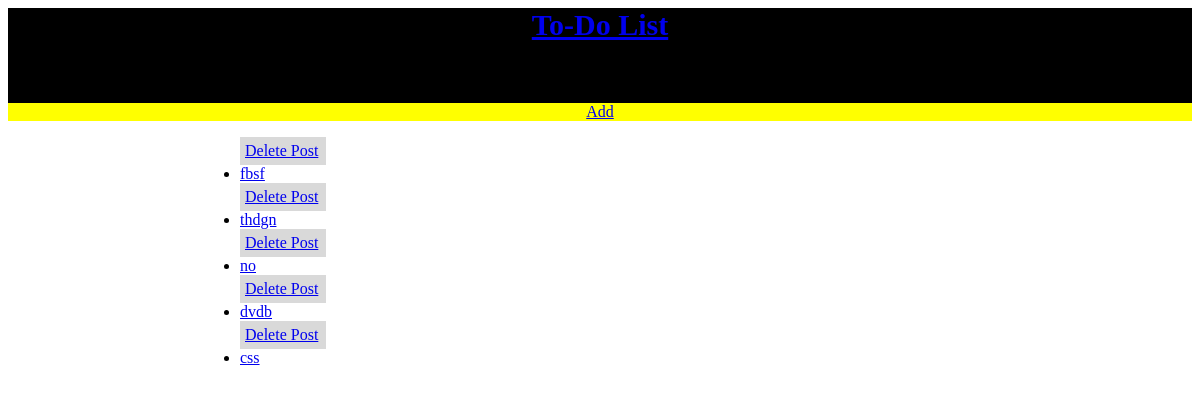
/, run on an earlier commit of the app's database.
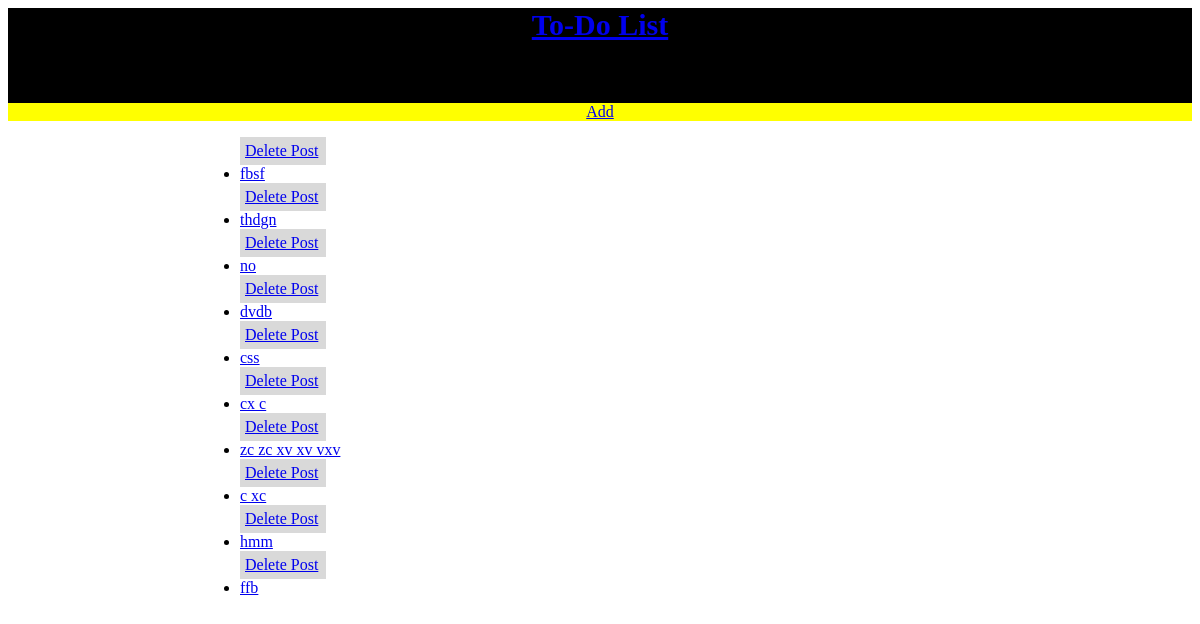
And on a later commit of the database.
### list/models.py (models this page shows, shortened)
class List(models.Model):
    title = models.CharField(max_length=50, default='')

### list/views.py (the view)
# urls.py: path('', HomePageView.as_view(), name='home'),
class HomePageView(ListView):
    model = List
    context_object_name = 'all_posts_list'
    template_name = 'home.html'

### templates/home.html (shortened to what this page needs)
{% extends 'base.html' %}
{% block content %}
   <div class="navigation">
     <nav>
        <a href="{% url 'post_new' %}">Add</a>
     </nav>
   </div>
 <div class="content">
    <ul>
       {% for list in all_posts_list %}
    <div class="delete">
       <a href="{% url 'delete' list.id %}">Delete Post</a><br>
    </div>
     <li><a href="{% url 'post_detail' list.id %}">{{ list.title }}</a></li>
       {% endfor %}
       {% endblock content %}

### templates/base.html
{% load static %}
<link href="{% static 'css/base.css' %}" rel="stylesheet">
<html>
  <body>
    <header>
       <h1><a href="{% url 'home' %}">To-Do List</a></h1>
    </header>
  <div>
     {% block content %}
     {% endblock content %}
  </div>
 </body>
</html>

### static/css/base.css (style rules this page uses)
header { background: #000000; height:95px; font-size: 15px; text-align: center; }
.content { width: 800px; margin: 0 auto; color: #000000; background: #FFFFFF; height: 200px; }
.navigation { background-color: yellow; list-style-type: none; text-align: center; padding: 0; margin: 0; }
.delete { padding: 5px; width: 10%; background: #d9d9d9; color: #555; overflow: auto; text-align: justify; font-size: 16px; border-radius: ; display:item ; margin-right: 150px; }

What changed in the data, as far as the page shows it:
added List: title "cx c"
added List: title "zc zc xv xv vxv"
added List: title "c xc"
added List: title "hmm"
added List: title "ffb"
